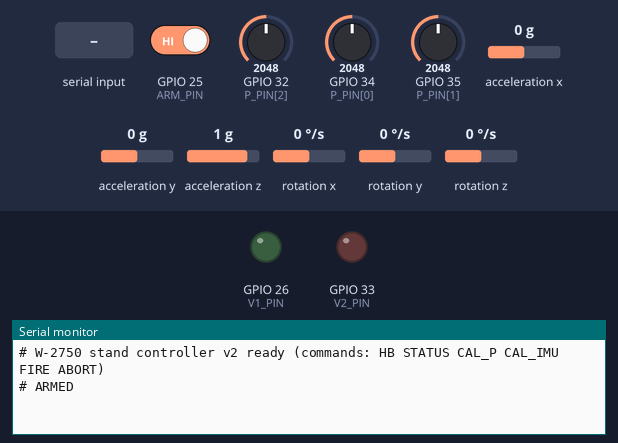
Bench run of a sketch on a simulated ESP32. Parts: output pins drawn as LEDs (lit = HIGH), the last lines printed to the serial monitor. Wiring (from diagram.json): MPU-6050 motion sensor at I2C address 0x68. The test bench sets the inputs (shaded band); at power-on: GPIO 25 (ARM_PIN) HIGH, GPIO 32 (P_PIN[2]) = 2048, GPIO 34 (P_PIN[0]) = 2048, GPIO 35 (P_PIN[1]) = 2048, acceleration x 0 g, acceleration y 0 g, acceleration z 1 g, rotation x 0 °/s, rotation y 0 °/s, rotation z 0 °/s.

Above: at 1.2 s.
1.3 s: GPIO 25 (ARM_PIN) driven LOW
At 1.9 s:
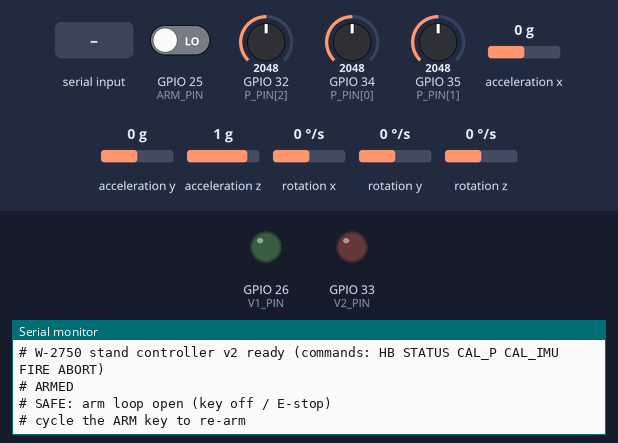
2.8 s: "ABORT command\n" received over Serial
At 4.0 s:
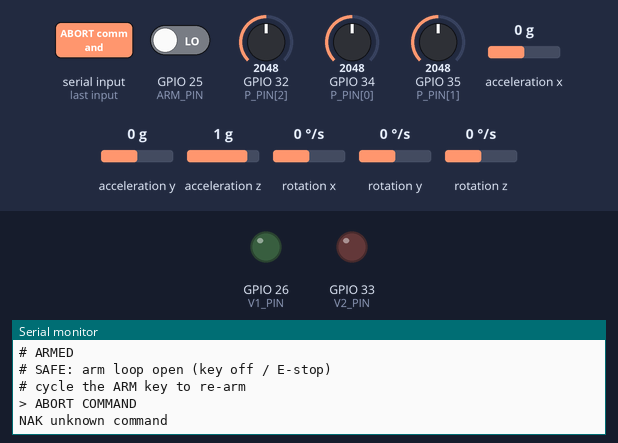
4.3 s: "STATUS\n" received over Serial
At 5.4 s:
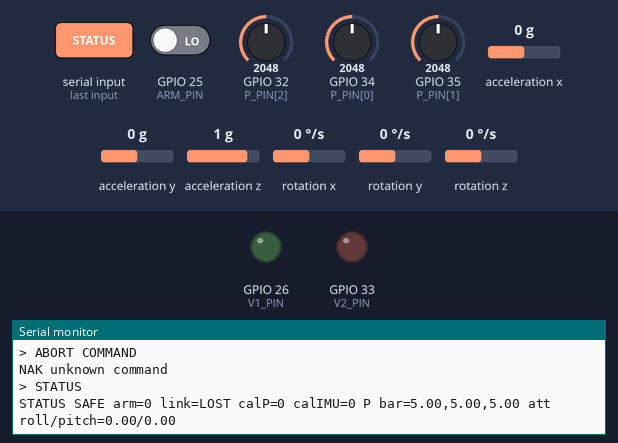
5.8 s: "CAL_P\n" received over Serial
At 6.9 s:
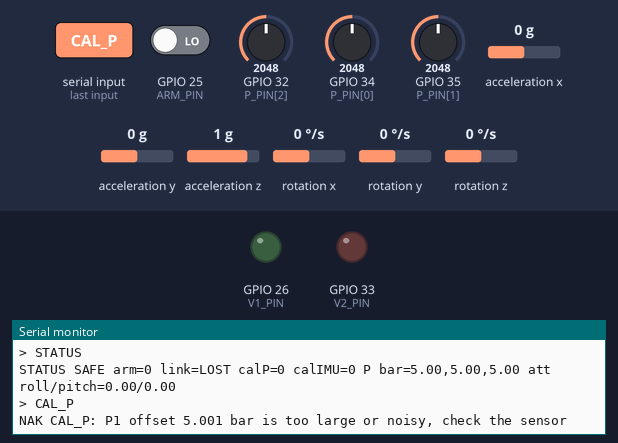

The sketch:

sketch.ino
```cpp
// W-2750 stand controller v2: takes COMMANDS from the bunker and CALIBRATES its sensors.
// ESP32 DevKitC, pins match the KiCad stand box where Wokwi has the part:
//   V1 supply valve GPIO26, V2 vent valve GPIO33, ARM_SENSE GPIO25 (high = arm loop closed),
//   I2C SDA21/SCL22 -> MPU6050 IMU (GNC attitude reference on the stand / flight computer),
//   pressure P1/P2/P3 on ADC 34/35/32 (the real board reads them through the ADS1115).
// Commands (one per line, from the bunker over RS-485; here from the Serial monitor):
//   HB        heartbeat, bunker sends every 200 ms; none for 500 ms while counting/running = abort
//   STATUS    one-line report
//   CAL_P     zero the three pressure sensors (supply shut, vent open: sensors see 0 bar gauge)
//   CAL_IMU   gyro bias + level (stand still); rejected if moving, or during countdown/run
//   FIRE      start countdown + 5 s water run (needs ARMED, link OK, both calibrations valid)
//   ABORT     shut supply, open vent, latch until the arm key is cycled
// The hardware arm loop (key + E-stop) cuts valve power directly; software only mirrors it.
#include <Wire.h>
#define TEST_SCRIPT 0      // 1..4 = scripted test cases (commands injected on a timer), 0 = live

const int P_PIN[3] = {34, 35, 32};
const int ARM_PIN = 25, V1_PIN = 26, V2_PIN = 33;
const int MPU = 0x68;
const float REDLINE_BAR = 8.0;
const unsigned long RUN_MS = 5000, COUNTDOWN_MS = 3000, LINK_TIMEOUT_MS = 500;

enum { SAFE, ARMED, COUNTDOWN, RUNNING };
const char* NAMES[] = {"SAFE", "ARMED", "COUNTDOWN", "RUNNING"};
int state = SAFE;
bool latched = false, calP = false, calI = false;
unsigned long stateStart = 0, lastHB = 0, lastLog = 0, lastAtt = 0, lastImu = 0;
float pOff[3] = {0, 0, 0};
float gBias[3] = {0, 0, 0};        // deg/s
float levelRoll = 0, levelPitch = 0; // deg
float roll = 0, pitch = 0;           // complementary-filter attitude, deg

// ---- sensors ----
float rawBar(int i) {
  float v = analogRead(P_PIN[i]) * 10.0 / 4095.0;
#if TEST_SCRIPT
  const float zeroErr[3] = {0.31, -0.12, 0.22};   // stand-in for real transducer zero errors (Wokwi knobs read exactly 0)
  v += zeroErr[i];
#endif
  return v;
}
float bar(int i) { return rawBar(i) - pOff[i]; }

bool readImu(float a[3], float g[3]) {
  Wire.beginTransmission(MPU); Wire.write(0x3B);
  if (Wire.endTransmission(false) != 0) return false;
  Wire.requestFrom(MPU, 14);
  int16_t r[7];
  for (int k = 0; k < 7; k++) r[k] = (Wire.read() << 8) | Wire.read();
  for (int k = 0; k < 3; k++) { a[k] = r[k] / 16384.0; g[k] = r[k + 4] / 131.0; }
  return true;
}

// ---- valves ----
void setValves(bool supplyOpen, bool ventClosed) {
  digitalWrite(V1_PIN, supplyOpen ? HIGH : LOW);
  digitalWrite(V2_PIN, ventClosed ? HIGH : LOW);
}
void goSafe(const char* why) {
  setValves(false, false);
  if (state != SAFE || strcmp(why, "ABORT command") == 0) {
    Serial.print("# SAFE: "); Serial.println(why);
    latched = true;
    Serial.println("# cycle the ARM key to re-arm");
  }
  state = SAFE;
}

// ---- calibration ----
void calPressure() {
  if (state > ARMED) { Serial.println("NAK CAL_P: not during countdown/run"); return; }
  float s[3] = {0, 0, 0}, mx[3] = {-99, -99, -99}, mn[3] = {99, 99, 99};
  for (int n = 0; n < 200; n++) {
    for (int i = 0; i < 3; i++) { float v = rawBar(i); s[i] += v; mx[i] = max(mx[i], v); mn[i] = min(mn[i], v); }
    delay(2);
  }
  for (int i = 0; i < 3; i++) {
    float off = s[i] / 200.0;
    if (fabs(off) > 0.5 || mx[i] - mn[i] > 0.2) {
      Serial.print("NAK CAL_P: P"); Serial.print(i + 1); Serial.print(" offset "); Serial.print(off, 3);
      Serial.println(" bar is too large or noisy, check the sensor"); calP = false; return;
    }
    pOff[i] = off;
  }
  calP = true;
  Serial.print("ACK CAL_P offsets bar: "); Serial.print(pOff[0], 3); Serial.print(' ');
  Serial.print(pOff[1], 3); Serial.print(' '); Serial.println(pOff[2], 3);
}

void calImu() {
  if (state > ARMED) { Serial.println("NAK CAL_IMU: not during countdown/run"); return; }
  const int N = 400;
  double sa[3] = {0}, sg[3] = {0}, sg2[3] = {0};
  float a[3], g[3];
  for (int n = 0; n < N; n++) {
    if (!readImu(a, g)) { Serial.println("NAK CAL_IMU: no IMU on I2C"); calI = false; return; }
    for (int k = 0; k < 3; k++) { sa[k] += a[k]; sg[k] += g[k]; sg2[k] += g[k] * g[k]; }
    delay(2);
  }
  float gm = 0;
  for (int k = 0; k < 3; k++) {
    float m = sg[k] / N, var = sg2[k] / N - m * m;
    if (var > 0.25) { Serial.println("NAK CAL_IMU: stand is moving, hold still and retry"); calI = false; return; }
    gBias[k] = m;
  }
  float ax = sa[0] / N, ay = sa[1] / N, az = sa[2] / N;
  gm = sqrt(ax * ax + ay * ay + az * az);
  if (fabs(gm - 1.0) > 0.05) { Serial.print("NAK CAL_IMU: |g| = "); Serial.print(gm, 3); Serial.println(" g, accel scale fault"); calI = false; return; }
  levelRoll = atan2(ay, az) * 57.2958;
  levelPitch = atan2(-ax, sqrt(ay * ay + az * az)) * 57.2958;
  roll = pitch = 0;
  calI = true;
  Serial.print("ACK CAL_IMU gyro bias dps: "); Serial.print(gBias[0], 3); Serial.print(' ');
  Serial.print(gBias[1], 3); Serial.print(' '); Serial.print(gBias[2], 3);
  Serial.print("  level roll/pitch deg: "); Serial.print(levelRoll, 2); Serial.print(' '); Serial.print(levelPitch, 2);
  Serial.print("  |g| "); Serial.println(gm, 3);
}

void status() {
  Serial.print("STATUS "); Serial.print(NAMES[state]);
  Serial.print(" arm="); Serial.print(digitalRead(ARM_PIN));
  Serial.print(" link="); Serial.print(millis() - lastHB < LINK_TIMEOUT_MS ? "OK" : "LOST");
  Serial.print(" calP="); Serial.print(calP); Serial.print(" calIMU="); Serial.print(calI);
  Serial.print(" P bar="); for (int i = 0; i < 3; i++) { Serial.print(bar(i), 2); Serial.print(i < 2 ? "," : ""); }
  Serial.print(" att roll/pitch="); Serial.print(roll, 2); Serial.print('/'); Serial.println(pitch, 2);
}

void command(String c) {
  c.trim(); c.toUpperCase();
  if (c == "HB") { lastHB = millis(); return; }
  Serial.print("> "); Serial.println(c);
  if (c == "STATUS") status();
  else if (c == "CAL_P") calPressure();
  else if (c == "CAL_IMU") calImu();
  else if (c == "ABORT") goSafe("ABORT command");
  else if (c == "FIRE") {
    if (state != ARMED) Serial.println("NAK FIRE: not ARMED");
    else if (!calP || !calI) Serial.println("NAK FIRE: calibrate first (CAL_P, CAL_IMU)");
    else if (millis() - lastHB >= LINK_TIMEOUT_MS) Serial.println("NAK FIRE: no link");
    else { state = COUNTDOWN; stateStart = millis(); Serial.println("ACK FIRE: countdown 3 s"); }
  } else Serial.println("NAK unknown command");
}

#if TEST_SCRIPT
struct Step { unsigned long t; const char* cmd; };
// heartbeats are generated separately (see hbStopAt)
#if TEST_SCRIPT == 1   // normal: calibrate, then fire
Step steps[] = {{500, "STATUS"}, {800, "CAL_P"}, {1500, "CAL_IMU"}, {3500, "STATUS"}, {4000, "FIRE"}, {13000, "STATUS"}};
unsigned long hbStopAt = 99999999;
#elif TEST_SCRIPT == 2 // fire without calibration is refused
Step steps[] = {{500, "FIRE"}, {800, "CAL_P"}, {1200, "FIRE"}, {1500, "CAL_IMU"}, {3000, "FIRE"}, {6500, "CAL_IMU"}, {7000, "ABORT"}, {7500, "STATUS"}};
unsigned long hbStopAt = 99999999;
#elif TEST_SCRIPT == 3 // link lost during the run
Step steps[] = {{800, "CAL_P"}, {1500, "CAL_IMU"}, {3000, "FIRE"}, {9000, "STATUS"}};
unsigned long hbStopAt = 7000;
#else                  // calibration while armed is refused; uncalibrated attitude drifts
Step steps[] = {{300, "STATUS"}, {2300, "STATUS"}, {2500, "CAL_IMU"}, {6000, "STATUS"}};
unsigned long hbStopAt = 99999999;
#endif
int stepIdx = 0; unsigned long lastFakeHB = 0;
#endif

void setup() {
  Serial.begin(115200);
  pinMode(ARM_PIN, INPUT);
  pinMode(V1_PIN, OUTPUT); pinMode(V2_PIN, OUTPUT);
  setValves(false, false);
  Wire.begin(21, 22);
  Wire.beginTransmission(MPU); Wire.write(0x6B); Wire.write(0); Wire.endTransmission();
  Serial.println("# W-2750 stand controller v2 ready (commands: HB STATUS CAL_P CAL_IMU FIRE ABORT)");
}

String line;
void loop() {
  unsigned long now = millis();
#if TEST_SCRIPT
  if (now < hbStopAt && now - lastFakeHB >= 200) { lastFakeHB = now; command("HB"); }
  if (stepIdx < (int)(sizeof(steps) / sizeof(steps[0])) && now >= steps[stepIdx].t) command(steps[stepIdx++].cmd);
#endif
  while (Serial.available()) {
    char ch = Serial.read();
    if (ch == '\n' || ch == '\r') { if (line.length()) command(line); line = ""; }
    else line += ch;
  }
  // attitude: complementary filter at 100 Hz (gyro bias and level removed once calibrated)
  if (now - lastImu >= 10) {
    float dt = (now - lastImu) / 1000.0; lastImu = now;
    float a[3], g[3];
    if (readImu(a, g) && dt < 0.1) {
      float ar = atan2(a[1], a[2]) * 57.2958 - levelRoll;
      float ap = atan2(-a[0], sqrt(a[1] * a[1] + a[2] * a[2])) * 57.2958 - levelPitch;
      roll = 0.995 * (roll + (g[0] - gBias[0]) * dt) + 0.005 * ar;
      pitch = 0.995 * (pitch + (g[1] - gBias[1]) * dt) + 0.005 * ap;
    }
  }
  bool armOn = digitalRead(ARM_PIN) == HIGH;
  bool linkOk = now - lastHB < LINK_TIMEOUT_MS;
  float p2 = bar(1);
  if (!armOn && state != SAFE) goSafe("arm loop open (key off / E-stop)");
  else if (!linkOk && state >= COUNTDOWN) goSafe("link lost > 500 ms");
  else if (p2 > REDLINE_BAR && state == RUNNING) goSafe("P2 over redline");
  if (!armOn) latched = false;
  if (state == SAFE && armOn && !latched) { state = ARMED; Serial.println("# ARMED"); }
  else if (state == COUNTDOWN && now - stateStart >= COUNTDOWN_MS) {
    state = RUNNING; stateStart = now; setValves(true, true);
    Serial.println("t_ms,P1_bar,P2_bar,P3_bar,roll_deg,pitch_deg,state");
  } else if (state == RUNNING && now - stateStart >= RUN_MS) {
    setValves(false, false); Serial.println("# RUN COMPLETE, vent open"); state = ARMED;
  }
  if (state == RUNNING && now - lastLog >= 100) {   // 10 Hz in the sim (50 Hz on hardware)
    lastLog = now;
    Serial.print(now); for (int i = 0; i < 3; i++) { Serial.print(','); Serial.print(bar(i), 2); }
    Serial.print(','); Serial.print(roll, 2); Serial.print(','); Serial.print(pitch, 2);
    Serial.print(','); Serial.println(NAMES[state]);
  }
}
```

Measured:
- after the input at 1.3 s, the serial monitor: prints a new line at once (image 1)
- after the input at 2.8 s, the serial monitor: prints a new line at once (image 2)
- after the input at 4.3 s, the serial monitor: prints a new line at once (image 3)
- after the input at 5.8 s, the serial monitor: prints a new line at once (image 4)
